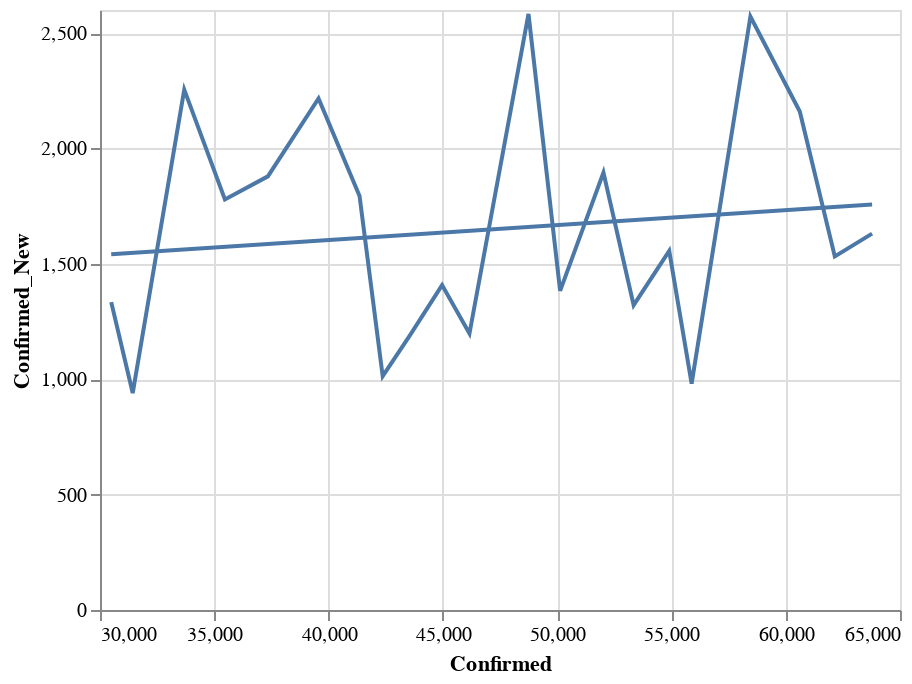

The cell this chart's notebook holds for it:
### Code cell
state = alt.Chart(data[data['State'] == 'CA'].sort_values('Date').tail(21)).mark_line().encode(
    x='Confirmed:Q',
    y='Confirmed_New:Q'
)
reg = state.transform_regression("Confirmed", "Confirmed_New", method="linear").mark_line()
(state+reg).interactive()

### Figure 1 — Vega-Lite specification as saved in the notebook (floating-point values rounded to 4 significant figures)
{"config": {"view": {"continuousWidth": 400, "continuousHeight": 300}}, "layer": [{"mark": "line", "encoding": {"x": {"type": "quantitative", "field": "Confirmed"}, "y": {"type": "quantitative", "field": "Confirmed_New"}}, "selection": {"selector471": {"type": "interval", "bind": "scales", "encodings": ["x", "y"]}}}, {"mark": "line", "encoding": {"x": {"type": "quantitative", "field": "Confirmed"}, "y": {"type": "quantitative", "field": "Confirmed_New"}}, "transform": [{"on": "Confirmed", "regression": "Confirmed_New", "method": "linear"}]}], "data": {"name": "data-09ac422f0c4775cfc6aa2bc42a2becbf"}, "$schema": "https://vega.github.io/schema/vega-lite/v4.0.2.json", "datasets": {"data-09ac422f0c4775cfc6aa2bc42a2becbf": [{"State": "CA", "Date": "04-18-2020", "Confirmed": 30490.0, "Deaths": 1140.0, "Recovered": 0.0, "Confirmed_New": 1334.0, "Deaths_New": 103.0, "Recovered_New": 0.0, "Active": 29350.0}, {"State": "CA", "Date": "04-19-2020", "Confirmed": 31430.0, "Deaths": 1177.0, "Recovered": 0.0, "Confirmed_New": 940.0, "Deaths_New": 37.0, "Recovered_New": 0.0, "Active": 30250.0}, {"State": "CA", "Date": "04-20-2020", "Confirmed": 33690.0, "Deaths": 1225.0, "Recovered": 0.0, "Confirmed_New": 2255.0, "Deaths_New": 48.0, "Recovered_New": 0.0, "Active": 32460.0}, {"State": "CA", "Date": "04-21-2020", "Confirmed": 35460.0, "Deaths": 1282.0, "Recovered": 0.0, "Confirmed_New": 1779.0, "Deaths_New": 57.0, "Recovered_New": 0.0, "Active": 34180.0}, {"State": "CA", "Date": "04-22-2020", "Confirmed": 37340.0, "Deaths": 1421.0, "Recovered": 0.0, "Confirmed_New": 1879.0, "Deaths_New": 139.0, "Recovered_New": 0.0, "Active": 35920.0}, {"State": "CA", "Date": "04-23-2020", "Confirmed": 39560.0, "Deaths": 1533.0, "Recovered": 0.0, "Confirmed_New": 2217.0, "Deaths_New": 112.0, "Recovered_New": 0.0, "Active": 38030.0}, {"State": "CA", "Date": "04-24-2020", "Confirmed": 41360.0, "Deaths": 1621.0, "Recovered": 0.0, "Confirmed_New": 1794.0, "Deaths_New": 88.0, "Recovered_New": 0.0, "Active": 39730.0}, {"State": "CA", "Date": "04-25-2020", "Confirmed": 42370.0, "Deaths": 1689.0, "Recovered": 0.0, "Confirmed_New": 1013.0, "Deaths_New": 68.0, "Recovered_New": 0.0, "Active": 40680.0}, {"State": "CA", "Date": "04-26-2020", "Confirmed": 43560.0, "Deaths": 1725.0, "Recovered": 0.0, "Confirmed_New": 1190.0, "Deaths_New": 36.0, "Recovered_New": 0.0, "Active": 41830.0}, {"State": "CA", "Date": "04-27-2020", "Confirmed": 44970.0, "Deaths": 1779.0, "Recovered": 0.0, "Confirmed_New": 1408.0, "Deaths_New": 54.0, "Recovered_New": 0.0, "Active": 43190.0}, {"State": "CA", "Date": "04-28-2020", "Confirmed": 46160.0, "Deaths": 1864.0, "Recovered": 0.0, "Confirmed_New": 1198.0, "Deaths_New": 85.0, "Recovered_New": 0.0, "Active": 44300.0}, {"State": "CA", "Date": "04-29-2020", "Confirmed": 48750.0, "Deaths": 1946.0, "Recovered": 0.0, "Confirmed_New": 2583.0, "Deaths_New": 82.0, "Recovered_New": 0.0, "Active": 46800.0}, {"State": "CA", "Date": "04-30-2020", "Confirmed": 50130.0, "Deaths": 2031.0, "Recovered": 0.0, "Confirmed_New": 1383.0, "Deaths_New": 85.0, "Recovered_New": 0.0, "Active": 48100.0}, {"State": "CA", "Date": "05-01-2020", "Confirmed": 52030.0, "Deaths": 2126.0, "Recovered": 0.0, "Confirmed_New": 1896.0, "Deaths_New": 95.0, "Recovered_New": 0.0, "Active": 49900.0}, {"State": "CA", "Date": "05-02-2020", "Confirmed": 53350.0, "Deaths": 2180.0, "Recovered": 0.0, "Confirmed_New": 1321.0, "Deaths_New": 54.0, "Recovered_New": 0.0, "Active": 51170.0}, {"State": "CA", "Date": "05-03-2020", "Confirmed": 54900.0, "Deaths": 2216.0, "Recovered": 0.0, "Confirmed_New": 1556.0, "Deaths_New": 36.0, "Recovered_New": 0.0, "Active": 52690.0}, {"State": "CA", "Date": "05-04-2020", "Confirmed": 55880.0, "Deaths": 2278.0, "Recovered": 0.0, "Confirmed_New": 981.0, "Deaths_New": 62.0, "Recovered_New": 0.0, "Active": 53610.0}, {"State": "CA", "Date": "05-05-2020", "Confirmed": 58460.0, "Deaths": 2381.0, "Recovered": 0.0, "Confirmed_New": 2572.0, "Deaths_New": 103.0, "Recovered_New": 0.0, "Active": 56080.0}, {"State": "CA", "Date": "05-06-2020", "Confirmed": 60620.0, "Deaths": 2464.0, "Recovered": 0.0, "Confirmed_New": 2160.0, "Deaths_New": 83.0, "Recovered_New": 0.0, "Active": 58150.0}, {"State": "CA", "Date": "05-07-2020", "Confirmed": 62150.0, "Deaths": 2535.0, "Recovered": 0.0, "Confirmed_New": 1532.0, "Deaths_New": 71.0, "Recovered_New": 0.0, "Active": 59610.0}, {"State": "CA", "Date": "05-08-2020", "Confirmed": 63780.0, "Deaths": 2613.0, "Recovered": 0.0, "Confirmed_New": 1631.0, "Deaths_New": 78.0, "Recovered_New": 0.0, "Active": 61170.0}]}}
